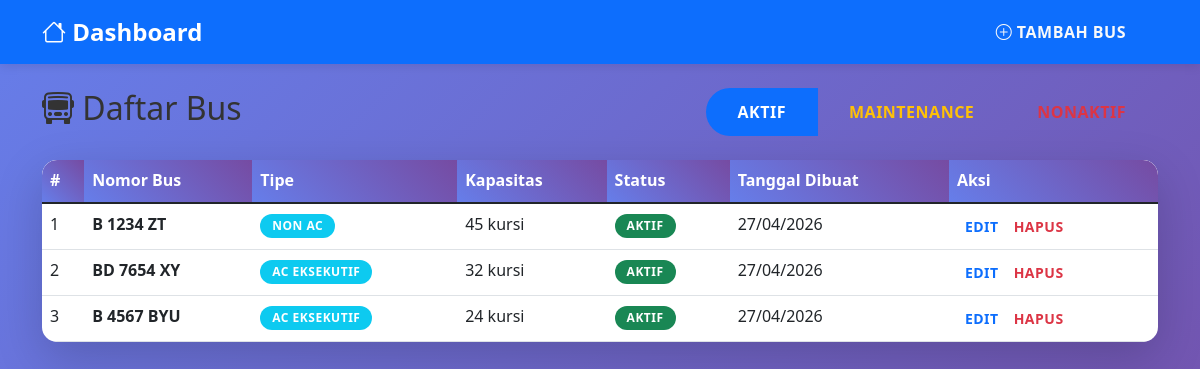
/operator/bus_list.php, run on the app's committed database.
### tables this page shows
CREATE TABLE `buses` (
  `id` int NOT NULL,
  `nomor_bus` varchar(20) NOT NULL,
  `tipe_bus` varchar(50) DEFAULT NULL,
  `kapasitas` int DEFAULT NULL,
  `status` enum('aktif','maintenance','nonaktif') DEFAULT 'aktif',
  `created_by` int DEFAULT NULL,
  `created_at` timestamp NULL DEFAULT CURRENT_TIMESTAMP
);

### operator/bus_list.php (the view, shortened to what this page needs)
<?php require_once(__DIR__ . '/../config.php');
?>
<!DOCTYPE html>
<html>
<head>
    <link href="https://cdn.jsdelivr.net/npm/bootstrap@5.1.3/dist/css/bootstrap.min.css" rel="stylesheet">
    <link href="https://cdn.jsdelivr.net/npm/bootstrap-icons@1.7.2/font/bootstrap-icons.css" rel="stylesheet">
    <link href="../assets/css/style.css" rel="stylesheet">
</head>
<body class="bg-light">
    <nav class="navbar navbar-expand-lg navbar-dark bg-primary">
        <div class="container">
            <a class="navbar-brand" href="../dashboard.php"><i class="bi bi-house"></i> Dashboard</a>
            <a class="btn btn-outline-light ms-auto" href="bus_add.php">
                <i class="bi bi-plus-circle"></i> Tambah Bus
            </a>
        </div>
    </nav>
    <div class="container mt-4">
        <div class="d-flex justify-content-between align-items-center mb-4">
            <h2><i class="bi bi-bus-front"></i> Daftar Bus</h2>
            <div class="btn-group">
                <a href="?status=aktif" class="btn btn-outline-primary <?php echo ($_GET['status']??'aktif')=='aktif' ? 'active' : ''; ?>">Aktif</a>
                <a href="?status=maintenance" class="btn btn-outline-warning <?php echo ($_GET['status']??'')=='maintenance' ? 'active' : ''; ?>">Maintenance</a>
                <a href="?status=nonaktif" class="btn btn-outline-danger <?php echo ($_GET['status']??'')=='nonaktif' ? 'active' : ''; ?>">Nonaktif</a>
            </div>
        </div>
        <div class="card shadow-lg">
            <div class="card-body p-0">
                <div class="table-responsive">
                    <table class="table table-hover mb-0">
                        <thead>
                            <tr>
                                <th>#</th>
                                <th>Nomor Bus</th>
                                <th>Tipe</th>
                                <th>Kapasitas</th>
                                <th>Status</th>
                                <th>Tanggal Dibuat</th>
                                <th>Aksi</th>
                            </tr>
                        </thead>
                        <tbody>
                            <?php
                            $where = ($_GET['status']??'aktif') != 'semua' ? "WHERE status='".($_GET['status']??'aktif')."'" : '';
                            $stmt = $pdo->query("SELECT * FROM buses $where ORDER BY id DESC");
                            $no = 1;
                            while ($bus = $stmt->fetch()): ?>
                            <tr>
                                <td><?php echo $no++; ?></td>
                                <td><strong><?php echo $bus['nomor_bus']; ?></strong></td>
                                <td><span class="badge bg-info"><?php echo $bus['tipe_bus']; ?></span></td>
                                <td><?php echo $bus['kapasitas']; ?> kursi</td>
                                <td>
                                    <span class="badge bg-<?php
                                        echo $bus['status']=='aktif' ? 'success' :
                                             ($bus['status']=='maintenance' ? 'warning' : 'danger');
                                    ?>">
                                        <?php echo ucfirst($bus['status']); ?>
                                    </span>
                                </td>
                                <td><?php echo date('d/m/Y', strtotime($bus['created_at'])); ?></td>
                                <td>
                                    <div class="btn-group btn-group-sm">
                                        <a href="#" class="btn btn-outline-primary">Edit</a>
                                        <a href="?delete=<?php echo $bus['id']; ?>"
                                           class="btn btn-outline-danger"
                                           onclick="return confirm('Hapus bus ini?')">
                                            Hapus
                                        </a>
                                    </div>
                                </td>
                            </tr>
                            <?php endwhile; ?>
                        </tbody>
                    </table>
                </div>
            </div>
        </div>
    </div>
</body>
</html>

### assets/css/style.css (style rules this page uses)
* { margin: 0; padding: 0; box-sizing: border-box; }
body { font-family: 'Segoe UI', Tahoma, Geneva, Verdana, sans-serif; line-height: 1.6; color: #333; background: linear-gradient(135deg, #667eea 0%, #764ba2 100%); min-height: 100vh; }
.navbar { box-shadow: 0 2px 10px rgba(0,0,0,0.1); }
.navbar-brand { font-weight: 700; font-size: 1.5rem; }
.card { border: none; border-radius: 15px; box-shadow: 0 10px 30px rgba(0,0,0,0.1); transition: all 0.3s ease; overflow: hidden; }
.btn { border-radius: 25px; padding: 0.75rem 2rem; font-weight: 600; border: none; transition: all 0.3s ease; text-transform: uppercase; letter-spacing: 0.5px; }
.badge { padding: 0.5em 1em; border-radius: 20px; font-weight: 600; text-transform: uppercase; font-size: 0.75rem; letter-spacing: 0.5px; }
.table { border-radius: 15px; overflow: hidden; box-shadow: 0 10px 30px rgba(0,0,0,0.1); }
.table thead th { background: linear-gradient(45deg, #667eea, #764ba2); color: white; border: none; font-weight: 600; }

### data on the page
buses: nomor_bus "B 1234 ZT", tipe_bus "NON AC", kapasitas "45", status "AKTIF", created_at "27/04/2026"
buses: nomor_bus "BD 7654 XY", tipe_bus "AC EKSEKUTIF", kapasitas "32", status "AKTIF", created_at "27/04/2026"
buses: nomor_bus "B 4567 BYU", tipe_bus "AC EKSEKUTIF", kapasitas "24", status "AKTIF", created_at "27/04/2026"
